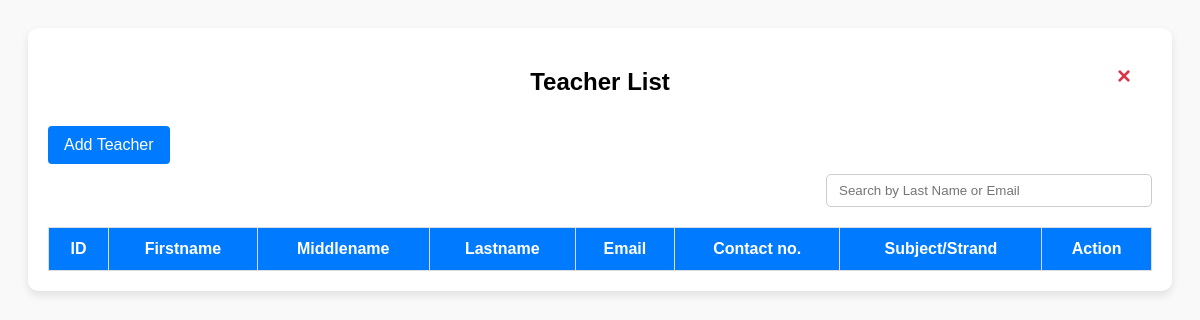
The page /teachers.php on the database as committed earlier.
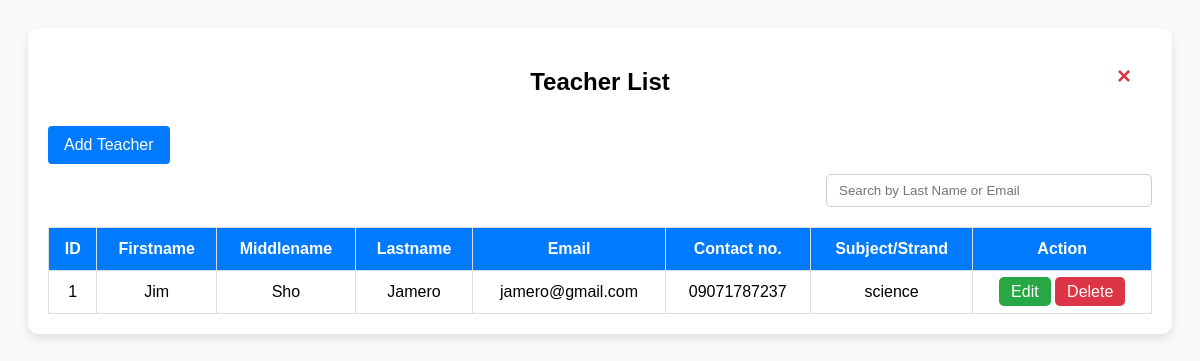
The same page on the database as committed later.
### tables this page shows
CREATE TABLE `teachers` (
  `id` int(11) NOT NULL,
  `fName` varchar(100) NOT NULL,
  `mName` varchar(100) DEFAULT NULL,
  `lName` varchar(100) NOT NULL,
  `email` varchar(100) NOT NULL,
  `contact` varchar(20) DEFAULT NULL,
  `subject` varchar(100) DEFAULT NULL
);

### teachers.php (the view, shortened to what this page needs)
<?php
include 'db.php';
$result = $conn->query("SELECT * FROM teachers");
?>
<!DOCTYPE html>
<html lang="en">
<head>
  <link rel="stylesheet" href="addstudent.css">
</head>
<body>
  <div class="container">
    <a href="admindashboard.php" class="close-btn" title="Back to Dashboard">×</a>
    <h2>Teacher List</h2>
    <a href="add_teacher.php" class="btn btn-add-teacher">Add Teacher</a>
    <div class="search-bar">
      <input type="text" id="searchInput" placeholder="Search by Last Name or Email" onkeyup="searchTable()">
    </div>
    <table id="studentTable">
      <thead>
        <tr>
          <th>ID</th>
          <th>Firstname</th>
          <th>Middlename</th>
          <th>Lastname</th>
          <th>Email</th>
          <th>Contact no.</th>
          <th>Subject/Strand</th>
          <th>Action</th>
        </tr>
      </thead>
      <tbody>
        <?php while ($row = $result->fetch_assoc()): ?>
        <tr>
          <td><?= htmlspecialchars($row['id']) ?></td>
          <td><?= htmlspecialchars($row['fName']) ?></td>
          <td><?= htmlspecialchars($row['mName']) ?></td>
          <td><?= htmlspecialchars($row['lName']) ?></td>
          <td><?= htmlspecialchars($row['email']) ?></td>
          <td><?= htmlspecialchars($row['contact']) ?></td>
          <td><?= htmlspecialchars($row['subject']) ?></td>
          <td>
            <a href="?edit_id=<?= $row['id'] ?>" class="btn btn-edit">Edit</a>
            <a href="?delete_id=<?= $row['id'] ?>" class="btn btn-delete" onclick="return confirm('Are you sure you want to delete this teacher?')">Delete</a>
          </td>
        </tr>
        <?php endwhile; ?>
      </tbody>
    </table>
  </div>
</body>
</html>

Rows that differ between the two databases and show on the page:
added teachers: id "1", fName "Jim", mName "Sho", lName "Jamero", email "jamero@gmail.com", contact "09071787237", subject "science"
